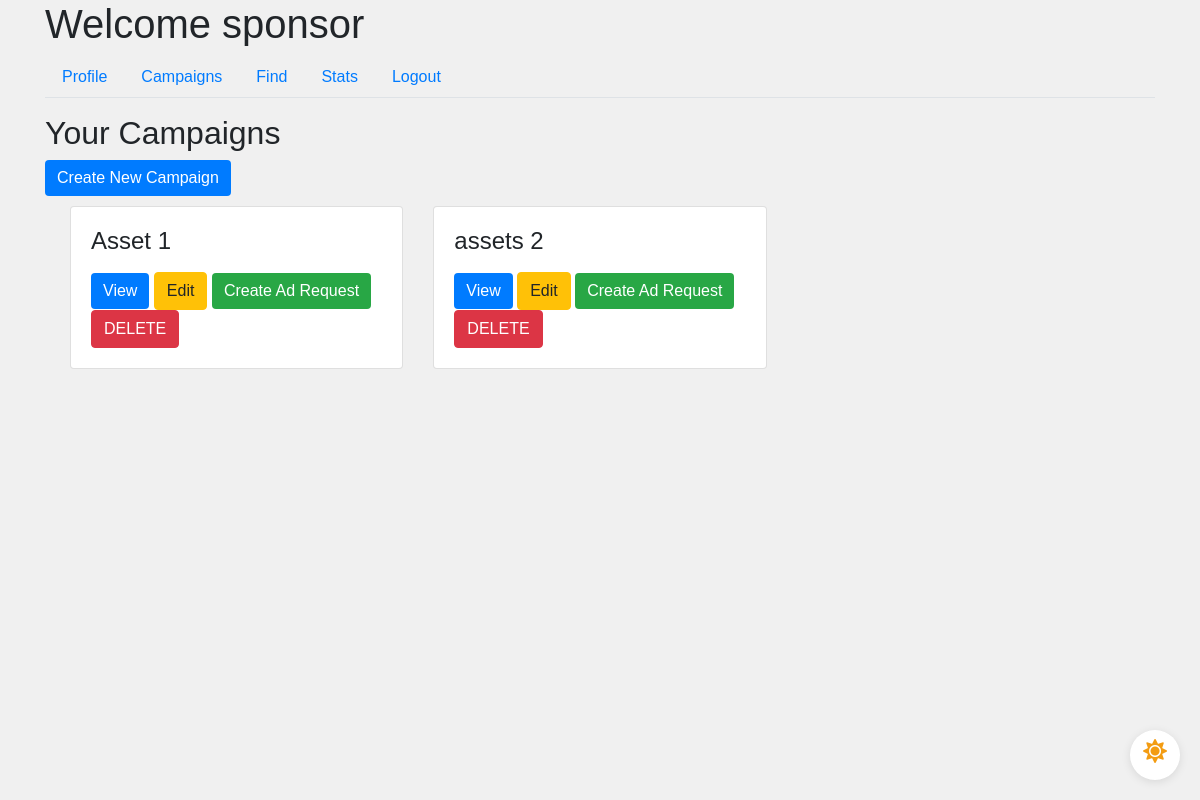
Page /sponsor/campaigns (signed in) on the earlier database version.
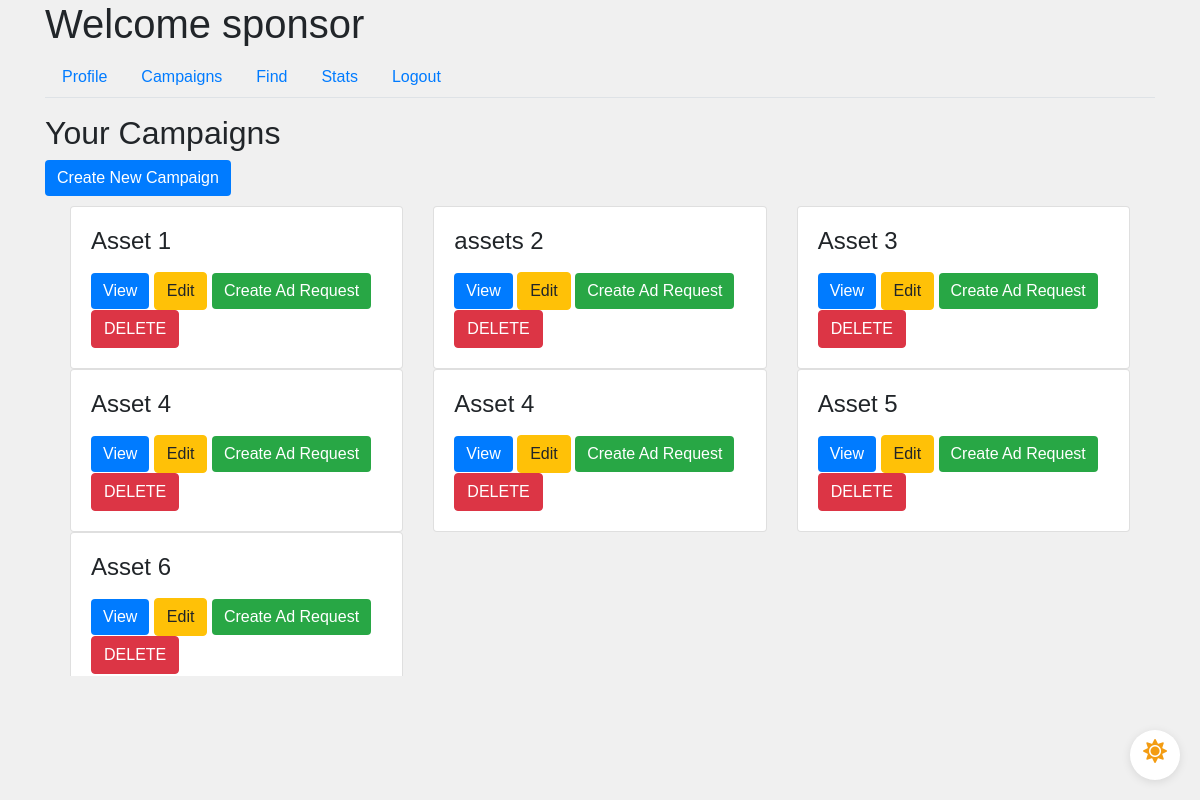
Same page on the later database version.
### app/models.py (models this page shows)
class Campaign(db.Model):
    id = db.Column(db.Integer, primary_key=True)
    name = db.Column(db.String(100), nullable=False)
    description = db.Column(db.Text, nullable=False)
    budget = db.Column(db.Float, nullable=False)
    visibility = db.Column(db.String(10), nullable=False)  # 'public', 'private'
    start_date = db.Column(db.Date, nullable=False)
    end_date = db.Column(db.Date, nullable=False)
    user_id = db.Column(db.Integer, db.ForeignKey('user.id'), nullable=False)
    ad_requests = db.relationship('AdRequest', backref='campaign', lazy=True)
    flag = db.Column(db.Boolean, default=False, nullable=False)  # Add flag column

### app/routes.py (the view)
@main.route('/sponsor/campaigns')
@login_required
def sponsor_campaigns():
    if current_user.role == 'sponsor':
        campaigns = Campaign.query.filter_by(user_id=current_user.id).all()
        return render_template('sponsor_campaigns.html', campaigns=campaigns)
    return redirect(url_for('main.home'))

### app/models.py (called while the page is built)
@login_manager.user_loader
def load_user(user_id):
    return User.query.get(int(user_id))

### app/templates/sponsor_campaigns.html (shortened to what this page needs)
{% extends "sponsor_dashboard.html" %}
{% block tab_content %}
<h2>Your Campaigns</h2>
{% if current_user.flag == 0 %}
<a href="{{ url_for('main.new_campaign') }}" class="btn btn-primary">Create New Campaign</a>
{% endif %}
<div class="scrollable-container scrollable-container-custom-height sponsor-campaign-padding">
    <div class="row-container">
        {% for campaign in campaigns %}
        <div class="col-md-4">
            <div class="request-box card">
                <div class="card-body">
                    <h4 class="card-title">{{ campaign.name }}</h4>
                    <button class="btn btn-primary button-padding" data-toggle="modal" data-target="#campaignModal" data-id="{{ campaign.id }}">View</button>
                    {% if campaign.flag == 0 and current_user.flag == 0 %}
                        <a href="{{ url_for('main.edit_campaign', id=campaign.id) }}" class="btn btn-warning button-padding">Edit</a>
                        <a href="{{ url_for('main.new_ad_request', campaign_id=campaign.id) }}" class="btn btn-success button-padding">Create Ad Request</a>
                        <a href="{{ url_for('main.delete_campaign', id=campaign.id) }}" class="btn btn-danger button-padding">DELETE</a>
                    {% endif %}
                </div>
            </div>
        </div>
    {% endfor %}
    </div>
</div>
{% endblock %}

Differences in the rows shown:
added Campaign: name "Asset 3"
added Campaign: name "Asset 4"
added Campaign: name "Asset 4"
added Campaign: name "Asset 5"
added Campaign: name "Asset 6"
